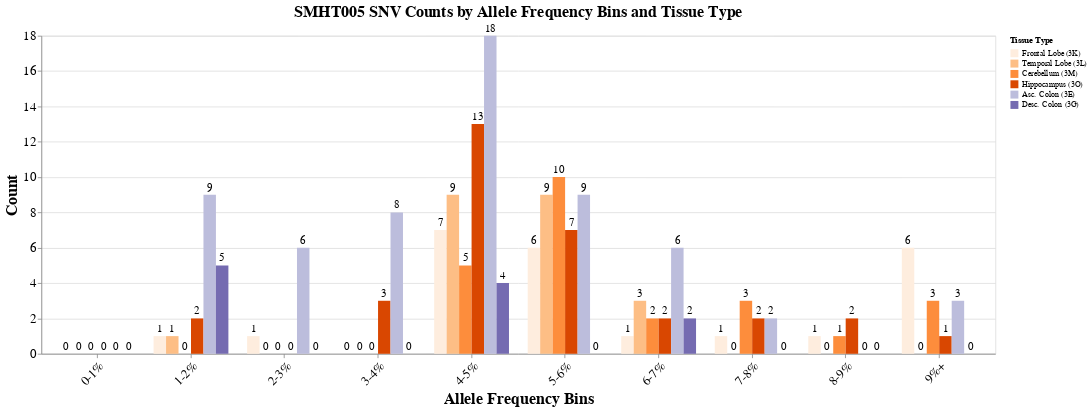

Notebook code cell kept with this figure:
### Code cell
# Histogram of binned VAF per tissue for SMHT005

import pandas as pd
import altair as alt
import numpy as np

# Create allele frequency bins
af_bins = []
af_bins = ['0-1%', '1-2%', '2-3%', '3-4%', '4-5%', 
           '5-6%', '6-7%', '7-8%', '8-9%', '9%+']

# Tissue categories (same as original)
tissues = ['Frontal Lobe (3K)', 'Temporal Lobe (3L)', 'Cerebellum (3M)', 
           'Hippocampus (3O)', 'Asc. Colon (3E)', 'Desc. Colon (3G)']

counts = []
# /scratch/ucgd/lustre-labs/marth/scratch/u0746015/smaht_donor_tissue/rufus_runs/smht005/brain_vs_blood/filter_by_af.sh output concatenated in order
smht005_counts = [0, 1, 1, 1, 7, 7, 1, 1, 1, 2, 6, #3AK - 25
          0, 1, 1, 0, 9, 9, 4, 0, 0, 0, 0, #3AL - 24
          0, 0, 0, 0, 5, 11, 3, 3, 1, 1, 4, #3AM - 26
          0, 2, 0, 3, 14, 7, 2, 3, 2, 0, 1, #3AO - 33
          0, 10, 6, 10, 26, 11, 8, 2, 2, 4, #3E - 76
          0, 6, 0, 0, 6, 0, 2, 1, 0, 0, 0] #3G - 15

smht005_snvs = [
    0, 1, 1, 0, 7, 6, 1, 1, 1, 6, # 3AK - 24
    0, 1, 0, 0, 9, 9, 3, 0, 0, 0, # 3AL - 22
    0, 0, 0, 0, 5, 10, 2, 3, 1, 3, # 3AM - 24
    0, 2, 0, 3, 13, 7, 2, 2, 2, 1, # 3AO - 32
    0, 9, 6, 8, 18, 9, 6, 2, 0, 3, # 3E - 61
    0, 5, 0, 0, 4, 0, 2, 0, 0, 0] # 3G - 11


smht007_counts = [0, 3, 5, 5, 38, 20, 7, 5, 2, 4, 13, #3AK - 102
                0, 12, 5, 50, 76, 17, 5, 4, 8, 17, # 3AL - 194
                0, 3, 0, 15, 43, 22, 11, 7, 4, 15, # 3AM - 120
                0, 8, 3, 21, 61, 16, 13, 11, 4, 5, # 3AO - 142
                0, 21, 13, 159, 77, 38, 17, 18, 6, 42, # 3E - 391
                0, 8, 3, 3, 41, 35, 8, 6, 7, 25] #3G - 136

smht007_snvs = [
    0, 3, 3, 3, 14, 8, 4, 2, 1, 13, # 3AK  - 51
    0, 3, 3, 17, 30, 9, 2, 2, 2, 7, # 3AL - 75
    0, 2, 0, 8, 14, 10, 7, 3, 0, 7, # 3AM - 51
    0, 1, 3, 8, 25, 8, 6, 4, 1, 4, # 3AO - 60
    0, 12, 9, 60, 25, 20, 3, 8, 4, 17, # 3E - 158
    0, 6, 3, 1, 21, 13, 6, 5, 4, 17 # 3G - 76
]

data_rows = []
for i, tissue in enumerate(tissues):
    for j, af_bin in enumerate(af_bins):
        # Calculate the correct index in the counts array
        count_index = i * len(af_bins) + j
        count_value = smht005_snvs[count_index]
        data_rows.append({'af_bin': af_bin, 'tissue': tissue, 'count': count_value})

data = pd.DataFrame(data_rows)

# Same color scheme as original
custom_colors = ['#feedde', '#fdbe85', '#fd8d3c', '#d94701', '#bcbddc', '#756bb1']
color_scale = alt.Scale(domain=tissues, range=custom_colors)

# Create grouped bar chart
bars = alt.Chart(data).mark_bar().encode(
    x=alt.X('af_bin:N',
            title='Allele Frequency Bins',
            axis=alt.Axis(labelAngle=-45),  # Explicitly set label rotation
            sort=af_bins),
    y=alt.Y('count:Q', title='Count'),
    color=alt.Color('tissue:N',
                    scale=color_scale,
                    title='Tissue Type'),
    xOffset=alt.XOffset('tissue:N', sort=tissues),
    tooltip=['af_bin:N', 'tissue:N', 'count:Q']
)

# Create the text labels
text_labels = alt.Chart(data).mark_text(
    align='center',
    baseline='bottom',
    fontSize=14,
    dy=-2
).encode(
    x=alt.X('af_bin:N', sort=af_bins),
    y=alt.Y('count:Q'),
    color=alt.value('black'),
    text=alt.Text('count:Q'),
    xOffset=alt.XOffset('tissue:N', sort=tissues)
)

# Combine bars and text
grouped_chart = (bars + text_labels).properties(
    width=1200,
    height=400,
    title='SMHT005 SNV Counts by Allele Frequency Bins and Tissue Type'
).configure_title(
    fontSize=20
).configure_axis(
    labelFontSize=16,
    titleFontSize=20
)

# Display the grouped chart (you can switch to the faceted version by using 'bars + text' instead)
grouped_chart.show()

### Figure 1 — Vega-Lite specification as saved in the notebook (floating-point values rounded to 4 significant figures)
{"config": {"view": {"continuousWidth": 300, "continuousHeight": 300}, "axis": {"labelFontSize": 16, "titleFontSize": 20}, "title": {"fontSize": 20}}, "layer": [{"mark": {"type": "bar"}, "encoding": {"color": {"field": "tissue", "scale": {"domain": ["Frontal Lobe (3K)", "Temporal Lobe (3L)", "Cerebellum (3M)", "Hippocampus (3O)", "Asc. Colon (3E)", "Desc. Colon (3G)"], "range": ["#feedde", "#fdbe85", "#fd8d3c", "#d94701", "#bcbddc", "#756bb1"]}, "title": "Tissue Type", "type": "nominal"}, "tooltip": [{"field": "af_bin", "type": "nominal"}, {"field": "tissue", "type": "nominal"}, {"field": "count", "type": "quantitative"}], "x": {"axis": {"labelAngle": -45}, "field": "af_bin", "sort": ["0-1%", "1-2%", "2-3%", "3-4%", "4-5%", "5-6%", "6-7%", "7-8%", "8-9%", "9%+"], "title": "Allele Frequency Bins", "type": "nominal"}, "xOffset": {"field": "tissue", "sort": ["Frontal Lobe (3K)", "Temporal Lobe (3L)", "Cerebellum (3M)", "Hippocampus (3O)", "Asc. Colon (3E)", "Desc. Colon (3G)"], "type": "nominal"}, "y": {"field": "count", "title": "Count", "type": "quantitative"}}}, {"mark": {"type": "text", "align": "center", "baseline": "bottom", "dy": -2, "fontSize": 14}, "encoding": {"color": {"value": "black"}, "text": {"field": "count", "type": "quantitative"}, "x": {"field": "af_bin", "sort": ["0-1%", "1-2%", "2-3%", "3-4%", "4-5%", "5-6%", "6-7%", "7-8%", "8-9%", "9%+"], "type": "nominal"}, "xOffset": {"field": "tissue", "sort": ["Frontal Lobe (3K)", "Temporal Lobe (3L)", "Cerebellum (3M)", "Hippocampus (3O)", "Asc. Colon (3E)", "Desc. Colon (3G)"], "type": "nominal"}, "y": {"field": "count", "type": "quantitative"}}}], "data": {"name": "data-10ba99bb265636bc91c551af17c68c67"}, "height": 400, "title": "SMHT005 SNV Counts by Allele Frequency Bins and Tissue Type", "width": 1200, "$schema": "https://vega.github.io/schema/vega-lite/v5.20.1.json", "datasets": {"data-10ba99bb265636bc91c551af17c68c67": [{"af_bin": "0-1%", "tissue": "Frontal Lobe (3K)", "count": 0}, {"af_bin": "1-2%", "tissue": "Frontal Lobe (3K)", "count": 1}, {"af_bin": "2-3%", "tissue": "Frontal Lobe (3K)", "count": 1}, {"af_bin": "3-4%", "tissue": "Frontal Lobe (3K)", "count": 0}, {"af_bin": "4-5%", "tissue": "Frontal Lobe (3K)", "count": 7}, {"af_bin": "5-6%", "tissue": "Frontal Lobe (3K)", "count": 6}, {"af_bin": "6-7%", "tissue": "Frontal Lobe (3K)", "count": 1}, {"af_bin": "7-8%", "tissue": "Frontal Lobe (3K)", "count": 1}, {"af_bin": "8-9%", "tissue": "Frontal Lobe (3K)", "count": 1}, {"af_bin": "9%+", "tissue": "Frontal Lobe (3K)", "count": 6}, {"af_bin": "0-1%", "tissue": "Temporal Lobe (3L)", "count": 0}, {"af_bin": "1-2%", "tissue": "Temporal Lobe (3L)", "count": 1}, {"af_bin": "2-3%", "tissue": "Temporal Lobe (3L)", "count": 0}, {"af_bin": "3-4%", "tissue": "Temporal Lobe (3L)", "count": 0}, {"af_bin": "4-5%", "tissue": "Temporal Lobe (3L)", "count": 9}, {"af_bin": "5-6%", "tissue": "Temporal Lobe (3L)", "count": 9}, {"af_bin": "6-7%", "tissue": "Temporal Lobe (3L)", "count": 3}, {"af_bin": "7-8%", "tissue": "Temporal Lobe (3L)", "count": 0}, {"af_bin": "8-9%", "tissue": "Temporal Lobe (3L)", "count": 0}, {"af_bin": "9%+", "tissue": "Temporal Lobe (3L)", "count": 0}, {"af_bin": "0-1%", "tissue": "Cerebellum (3M)", "count": 0}, {"af_bin": "1-2%", "tissue": "Cerebellum (3M)", "count": 0}, {"af_bin": "2-3%", "tissue": "Cerebellum (3M)", "count": 0}, {"af_bin": "3-4%", "tissue": "Cerebellum (3M)", "count": 0}, {"af_bin": "4-5%", "tissue": "Cerebellum (3M)", "count": 5}, {"af_bin": "5-6%", "tissue": "Cerebellum (3M)", "count": 10}, {"af_bin": "6-7%", "tissue": "Cerebellum (3M)", "count": 2}, {"af_bin": "7-8%", "tissue": "Cerebellum (3M)", "count": 3}, {"af_bin": "8-9%", "tissue": "Cerebellum (3M)", "count": 1}, {"af_bin": "9%+", "tissue": "Cerebellum (3M)", "count": 3}, {"af_bin": "0-1%", "tissue": "Hippocampus (3O)", "count": 0}, {"af_bin": "1-2%", "tissue": "Hippocampus (3O)", "count": 2}, {"af_bin": "2-3%", "tissue": "Hippocampus (3O)", "count": 0}, {"af_bin": "3-4%", "tissue": "Hippocampus (3O)", "count": 3}, {"af_bin": "4-5%", "tissue": "Hippocampus (3O)", "count": 13}, {"af_bin": "5-6%", "tissue": "Hippocampus (3O)", "count": 7}, {"af_bin": "6-7%", "tissue": "Hippocampus (3O)", "count": 2}, {"af_bin": "7-8%", "tissue": "Hippocampus (3O)", "count": 2}, {"af_bin": "8-9%", "tissue": "Hippocampus (3O)", "count": 2}, {"af_bin": "9%+", "tissue": "Hippocampus (3O)", "count": 1}, {"af_bin": "0-1%", "tissue": "Asc. Colon (3E)", "count": 0}, {"af_bin": "1-2%", "tissue": "Asc. Colon (3E)", "count": 9}, {"af_bin": "2-3%", "tissue": "Asc. Colon (3E)", "count": 6}, {"af_bin": "3-4%", "tissue": "Asc. Colon (3E)", "count": 8}, {"af_bin": "4-5%", "tissue": "Asc. Colon (3E)", "count": 18}, {"af_bin": "5-6%", "tissue": "Asc. Colon (3E)", "count": 9}, {"af_bin": "6-7%", "tissue": "Asc. Colon (3E)", "count": 6}, {"af_bin": "7-8%", "tissue": "Asc. Colon (3E)", "count": 2}, {"af_bin": "8-9%", "tissue": "Asc. Colon (3E)", "count": 0}, {"af_bin": "9%+", "tissue": "Asc. Colon (3E)", "count": 3}, {"af_bin": "0-1%", "tissue": "Desc. Colon (3G)", "count": 0}, {"af_bin": "1-2%", "tissue": "Desc. Colon (3G)", "count": 5}, {"af_bin": "2-3%", "tissue": "Desc. Colon (3G)", "count": 0}, {"af_bin": "3-4%", "tissue": "Desc. Colon (3G)", "count": 0}, {"af_bin": "4-5%", "tissue": "Desc. Colon (3G)", "count": 4}, {"af_bin": "5-6%", "tissue": "Desc. Colon (3G)", "count": 0}, {"af_bin": "6-7%", "tissue": "Desc. Colon (3G)", "count": 2}, {"af_bin": "7-8%", "tissue": "Desc. Colon (3G)", "count": 0}, {"af_bin": "8-9%", "tissue": "Desc. Colon (3G)", "count": 0}, {"af_bin": "9%+", "tissue": "Desc. Colon (3G)", "count": 0}]}}
